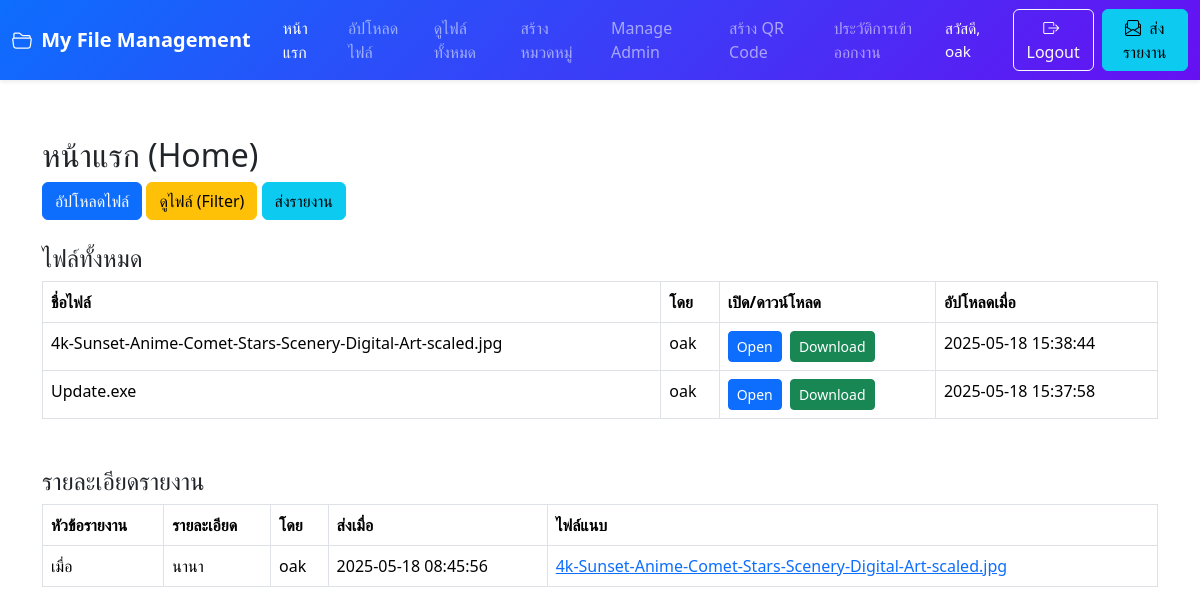
The page / (signed in) on the database its author committed.
### tables this page shows
CREATE TABLE `uploads` (
  `id` int(11) NOT NULL,
  `user_id` int(11) NOT NULL,
  `category_id` int(11) NOT NULL,
  `file_name` varchar(255) NOT NULL,
  `file_path` varchar(255) NOT NULL,
  `uploaded_at` datetime DEFAULT current_timestamp()
);

CREATE TABLE `users` (
  `id` int(11) NOT NULL,
  `username` varchar(50) NOT NULL,
  `email` varchar(100) NOT NULL,
  `password` varchar(255) NOT NULL
);

CREATE TABLE `reports` (
  `id` int(11) NOT NULL,
  `user_id` int(11) NOT NULL,
  `subject` varchar(255) NOT NULL,
  `details` text NOT NULL,
  `created_at` timestamp NOT NULL DEFAULT current_timestamp()
);

### index.php (the view, shortened to what this page needs)
<?php
include 'config.php';
$filesSQL   = "SELECT uploads.*,users.username FROM uploads JOIN users ON uploads.user_id = users.id  ORDER BY uploaded_at DESC";
$filesQuery = mysqli_query($conn, $filesSQL);
$reportsSQL = "SELECT reports.*, users.username
               FROM reports
               JOIN users ON reports.user_id = users.id
               ORDER BY created_at DESC";
$reportsQuery = mysqli_query($conn, $reportsSQL);
?>
<!DOCTYPE html>
<html lang="th">
<head>
  <link rel="stylesheet" href="https://cdn.jsdelivr.net/npm/bootstrap@5/dist/css/bootstrap.min.css">
</head>
<body>
  <?php include 'navbar.php'; ?>
  <div class="container my-4">
    <h2>หน้าแรก (Home)</h2>
    <div class="mb-4">
      <?php if (isset($_SESSION['user_id'])): ?>
        <a href="upload.php" class="btn btn-primary">อัปโหลดไฟล์</a>
        <a href="show_files.php" class="btn btn-warning">ดูไฟล์ (Filter)</a>
        <a href="send_report.php" class="btn btn-info">ส่งรายงาน</a>
      <?php else: ?>
        <a href="login.php" class="btn btn-success">เข้าสู่ระบบ</a>
        <a href="register.php" class="btn btn-secondary">สมัครสมาชิก</a>
      <?php endif; ?>
    </div>
    <h4>ไฟล์ทั้งหมด</h4>
    <table class="table table-bordered mb-5">
      <thead>
        <tr>
          <th>ชื่อไฟล์</th>
          <th>โดย</th>
          <th>เปิด/ดาวน์โหลด</th>
          <th>อัปโหลดเมื่อ</th>
        </tr>
      </thead>
      <tbody>
        <?php while ($file = mysqli_fetch_assoc($filesQuery)): ?>
          <tr>
            <td><?php echo $file['file_name']; ?></td>
            <td><?php echo $file['username']; ?></td>
            <td>
              <a href="<?php echo $file['file_path']; ?>" target="_blank" class="btn btn-sm btn-primary me-1">
                Open
              </a>
              <a href="<?php echo $file['file_path']; ?>" download class="btn btn-sm btn-success">
                Download
              </a>
            </td>
            <td><?php echo $file['uploaded_at']; ?></td>
          </tr>
        <?php endwhile; ?>
      </tbody>
    </table>
    <h4>รายละเอียดรายงาน</h4>
    <table class="table table-bordered">
      <thead>
        <tr>
          <th>หัวข้อรายงาน</th>
          <th>รายละเอียด</th>
          <th>โดย</th>
          <th>ส่งเมื่อ</th>
          <th>ไฟล์แนบ</th>
        </tr>
      </thead>
      <tbody>
        <?php while ($report = mysqli_fetch_assoc($reportsQuery)): ?>
          <tr>
            <td><?php echo $report['subject']; ?></td>
            <td><?php echo $report['details']; ?></td>
            <td><?php echo $report['username']; ?></td>
            <td><?php echo $report['created_at']; ?></td>
            <td>
              <?php
              $attachmentsSQL = "SELECT uploads.file_name, uploads.file_path
                                 FROM report_attachments
                                 JOIN uploads ON report_attachments.upload_id = uploads.id
                                 WHERE report_attachments.report_id = '" . $report['id'] . "'";
              $attachmentsResult = mysqli_query($conn, $attachmentsSQL);
              if (mysqli_num_rows($attachmentsResult) > 0):
                while ($attach = mysqli_fetch_assoc($attachmentsResult)):
              ?>
                  <div>
                    <a href="<?php echo $attach['file_path']; ?>" target="_blank">
                      <?php echo $attach['file_name']; ?>
                    </a>
                  </div>
              <?php
                endwhile;
              else:
                echo "ไม่มีไฟล์แนบ";
              endif;
              ?>
            </td>
          </tr>
        <?php endwhile; ?>
      </tbody>
    </table>
  </div>
</body>
</html>

### rows shown on the page
uploads: file_name "4k-Sunset-Anime-Comet-Stars-Scenery-Digital-Art-scaled.jpg", user.username "oak", uploaded_at "2025-05-18 15:38:44"
uploads: file_name "Update.exe", user.username "oak", uploaded_at "2025-05-18 15:37:58"
reports: subject "เมื่อ", details "นานา", user.username "oak", created_at "2025-05-18 08:45:56"

### other values the page prints
$username "oak"
